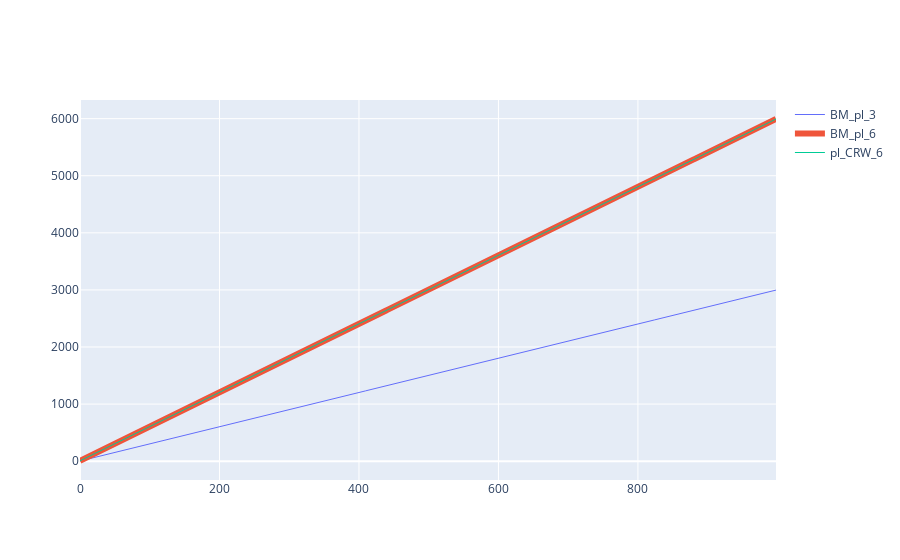

Notebook source saved alongside this figure:
### Code cell
# Init a figure
#En esta parte del código encontramos diferentes secciones, la primera: 
# go.Figure() inicializa una figura vacía, add_trace añade un trazo 
# (plot) a la figura fig_met_1. En este caso añade un gráfico de 
# dispersión (Scatter). x=met_pl.index define los valores del eje x. 
# Aquí se está utilizando el índice del DataFrame met_pl.
#y=met_pl.pl_BM_3 define los valores del eje y, que corresponden a la columna pl_BM_3 del DataFrame met_pl.
#marker=dict(size=2) define el tamaño de los marcadores del gráfico.
#line=dict(width=1) define el ancho de la línea que conecta los puntos en el gráfico.
#mode='lines' establece que los puntos se deben conectar con líneas. Esto es útil para mostrar secuencias continuas en los datos.
#name='BM_pl_3' asigna un nombre al trazo, que será mostrado en la leyenda del gráfico.
#showlegend=True indica que este trazo debe aparecer en la leyenda del gráfico.
fig_met_1=go.Figure()

fig_met_1.add_trace(go.Scatter(
    x=met_pl.index,
    y=met_pl.pl_BM_3,
    marker= dict(size=2),
    line= dict(width=1),
    mode='lines',
    name='BM_pl_3',
    showlegend=True))

fig_met_1.add_trace(go.Scatter(
    x=met_pl.index,
    y=met_pl.pl_BM_6,
    marker= dict(size=2),
    line= dict(width=6),
    mode='lines',
    name='BM_pl_6',
    showlegend=True))

fig_met_1.add_trace(go.Scatter(
    x=met_pl.index,
    y=met_pl.pl_CRW_6,
    marker= dict(size=2),
    line= dict(width=1),
    mode='lines',
    name='pl_CRW_6',
    showlegend=True))

fig_met_1.show()

### Figure 1 — Plotly figure (JSON) as saved in the notebook; plotly's stock layout.template omitted (floating-point values rounded to 4 significant figures; data arrays with more than 128 entries replaced by an {"elided": "..."} marker saying what was removed)
{"data": [{"line": {"width": 1}, "marker": {"size": 2}, "mode": "lines", "name": "BM_pl_3", "showlegend": true, "type": "scatter", "x": {"elided": "999 int values"}, "y": {"elided": "999 float values"}}, {"line": {"width": 6}, "marker": {"size": 2}, "mode": "lines", "name": "BM_pl_6", "showlegend": true, "type": "scatter", "x": {"elided": "999 int values"}, "y": {"elided": "999 int values"}}, {"line": {"width": 1}, "marker": {"size": 2}, "mode": "lines", "name": "pl_CRW_6", "showlegend": true, "type": "scatter", "x": {"elided": "999 int values"}, "y": {"elided": "999 float values"}}], "layout": {}}
